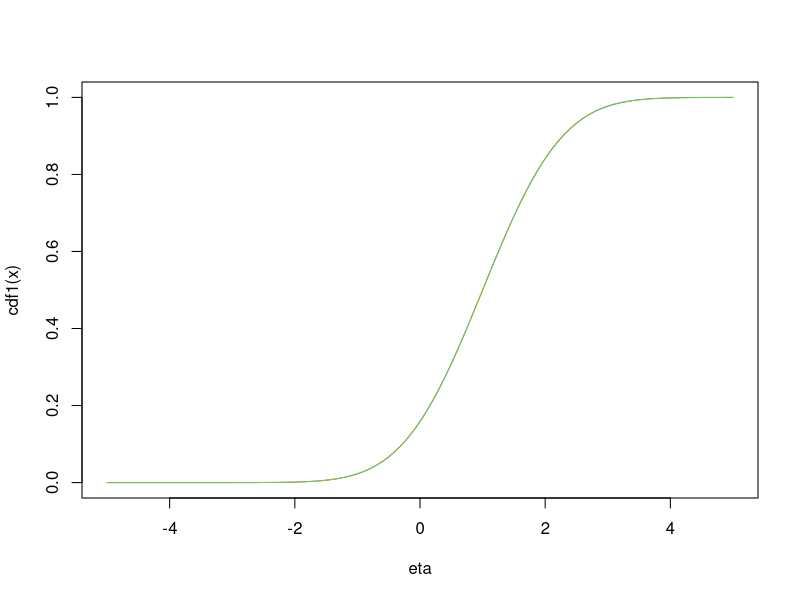
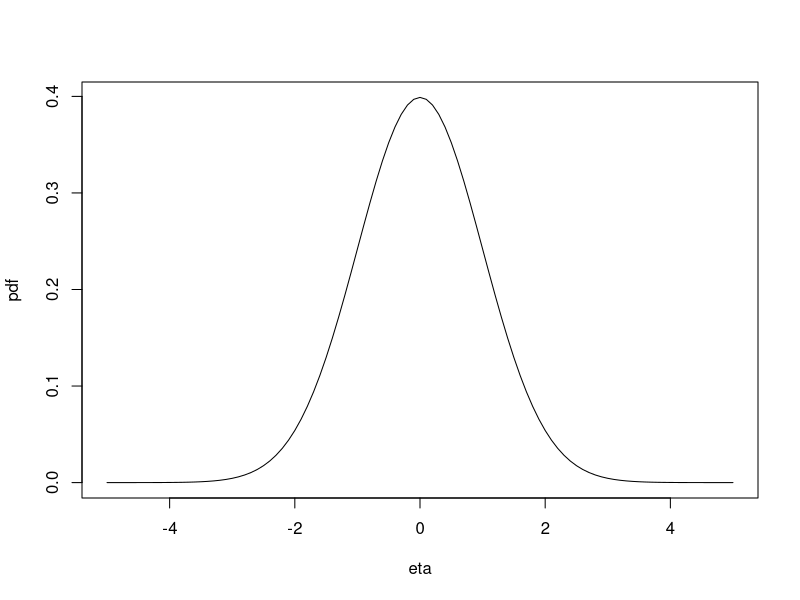
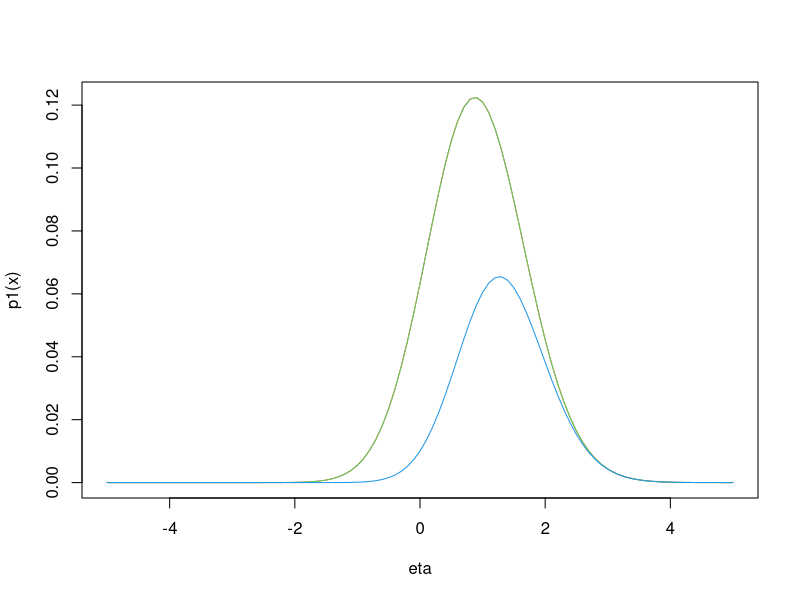

R code for these plots, in order:
## ---- chunk 1

## ---- chunk 2
x= rnorm(5,0,1)
b1= rnorm(5,0,1)
b2= rnorm(5,0,1)

L1= x*b1
L2= x*b2

p1= 1*((L1) > 0)
p2= 1*((L2) > 0)


## ---- chunk 3
p1=0.5
p2=0.5

q11= p1*p2 # co-occurence
q00= (1-p1)*(1-p2) # both absent
q10= p1 * (1-p2) # outcompeting species 1
q01= (1-p1)*p2 # outcompeting species 2

## ---- chunk 4
q11= 0 # co-occurence - does not happen
q00= 0 # both absent - does not happen
q10= 0.5 # outcompeting species 1 - in half of the sites
q01= 0.5 # outcompeting species 2 - in half of the sites


p1= q11 + q10 #occurrence probability of species1
p2= q11 + q01 #occurrence probability of species2
## ---- chunk 5
#The four co occurrence outcome probabilities are constrained by q11+q00+q10+q01 = 1
##This shows the results for two species for a particular sampling unit

#independent co-occurrences (species loadings =0) and 0.5 occurrence probability due to L=0
L1=0 # linear predictor of species 1
L2=0 # linear predictor of species 2
lambda1= 0 # species loading of species 1
lambda2= 0 # species loading of species 2

#higher co-occurrences than by chance (both species loadings = 1/-1) and 0.5 occurrence probability due to L=0
L1=0 # linear predictor of species 1
L2=0 # linear predictor of species 2
lambda1= 1 # species loading of species 1
lambda2= 1 # species loading of species 2

#less co-occurrences than by chance (species loadings = 1 and -1) and 0.5 occurrence probability due to L=0
L1=0 # linear predictor of species 1
L2=0 # linear predictor of species 2
lambda1= 1 # species loading of species 1
lambda2= -1 # species loading of species 2

#more co-occurrences than by chance (species loadings = 1) and small occurrence probability due to L= -1 (=rarer species in this sampling unit?) = positive influence of species loadings 
L1=-1 # linear predictor of species 1
L2=-1 # linear predictor of species 2
lambda1= 1 # species loading of species 1
lambda2= 1 # species loading of species 2

#calculations
cdf1= function(eta) {pnorm(L1+eta*lambda1)}
cdf2= function(eta) {pnorm(L2+eta*lambda2)}
curve(cdf1,-5,5,xlab="eta", col = 2)
curve(cdf2,-5,5,xlab="eta",col = 3, add=TRUE)

pdf= function(eta) {dnorm(eta)}
plot(pdf,-5,5,xlab="eta")

p1= function(eta) {(pnorm(L1+eta*lambda1)*dnorm(eta))} 
p1c=integrate(p1, lower = -Inf, upper = Inf)

p2= function(eta) {(pnorm(L2+eta*lambda2)*dnorm(eta))}
p2c= integrate(p2, lower = -Inf, upper = Inf)

q11= function(eta) {(pnorm(L1+eta*lambda1)*pnorm(L2+eta*lambda2)*dnorm(eta))}
q11c=integrate(q11, lower = -Inf, upper = Inf)

curve(p1, -5, 5,xlab="eta",col = 2)
curve(p2, xlab="eta",col = 3, add = TRUE)
curve(q11, xlab="eta",col = 4, add = TRUE)

p1c
p2c
p1c$value*p2c$value
q11c


## ---- chunk 6
#The four co occurrence outcome probabilities are constrained by q11+q00+q10+q01 = 1
##This shows the results for two species for a particular sampling unit

L1=0 # linear predictor of species 1
L2=0 # linear predictor of species 2
lambda1= 0 # species loading of species 1
lambda2= 0 # species loading of species 2
eta=1

p1= pnorm(L1+eta*lambda1)*dnorm(eta)
p2= pnorm(L2+eta*lambda2)*dnorm(eta)
q11= pnorm(L1+eta*lambda1)*pnorm(L2+eta*lambda2)*dnorm(eta)


